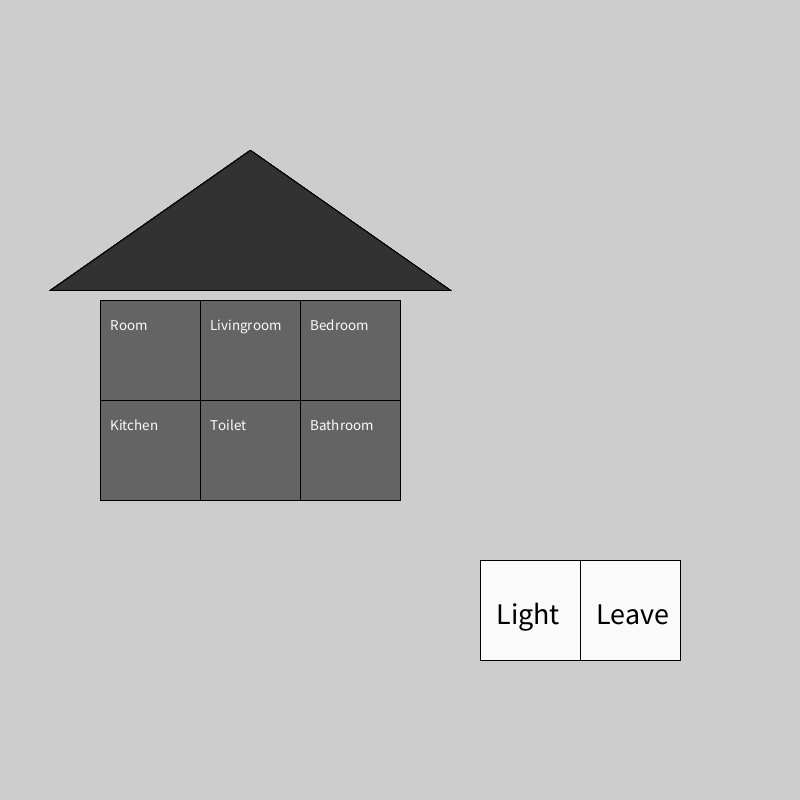
Frame 1 (no input)
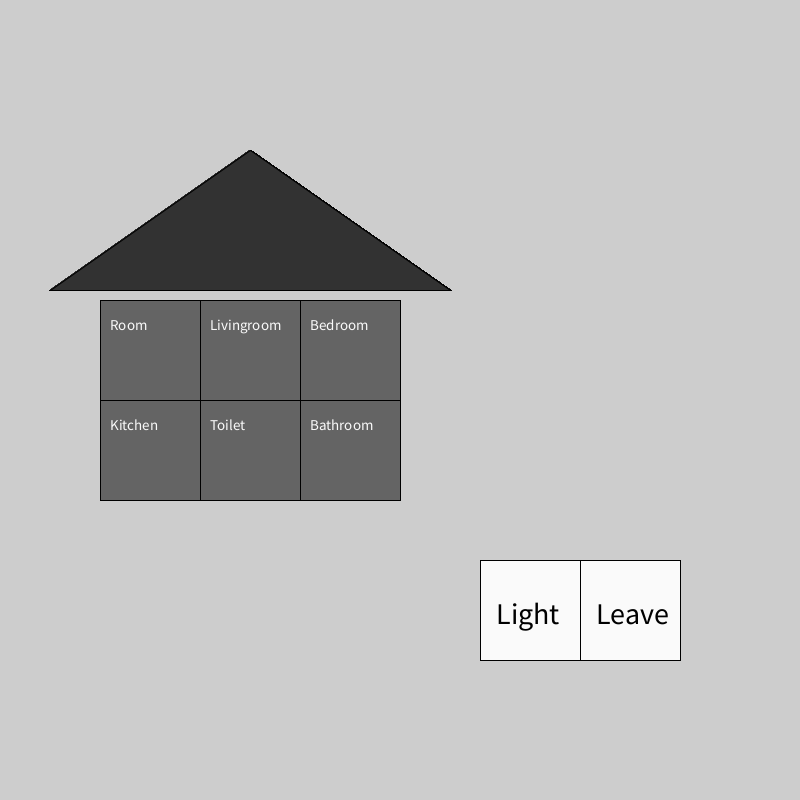
Frame 60 (the mouse pressed at the canvas centre just before this capture)
Frame 120 (the mouse held since frame 60 and released just before this capture): identical to frame 60, image omitted

The Processing sketch that drew these frames (run headless with seeded random() and noise(); from frame 60 on, the mouse is pressed at the canvas centre):

// Processing sketch: house
// ── house.pde
//lav et rum //<>// //<>// //<>//
Room[] house = new Room[6]; //Opg 6

void setup() {
  size(800, 800);
  background(205);

  //Opg 7
  house[0] = new Room("Room", false, 100, 300);
  house[1] = new Room("Kitchen", false, 100, 400);
  house[2] = new Room("Livingroom", false, 200, 300);
  house[3] = new Room("Toilet", false, 200, 400);
  house[4] = new Room("Bedroom", false, 300, 300);
  house[5] = new Room("Bathroom", false, 300, 400);
}

void draw() {

  // tegn taget
  //Opg 8
  for (int i = 0; i < house.length; i++) {
    house[i].drawRoof(); /* Opgave 5
     fill(50);
     triangle(50, 290, 250, 150, 450, 290); */

    // tegn rum
    house[i].drawRoom();
  }

  rect(width*0.6, height*0.7, 100, 100);
  rect((width*0.6)+100, height*0.7, 100, 100);
  fill(0);
  textSize(30);
  text("Light", width*0.62, height*0.78);
  text("Leave", (width*0.62)+100, height*0.78);
  textSize(20);
}

void checkHouse() {
  boolean found = false;
  
  for (int i = 0; i < house.length; i++) {
    if (house[i].isLightOn() == true) {
      println("WOW turn off the light in the " + house[i].getRoomName());
      found = true;
    }
  }
  if (!found) {
    println("All right! You're ready to go!");
  } else {
    println("you forgot something");
  }
}

void mouseClicked() {
  // lav baggrund
  background(205);
  fill(105);
  rect(80, 680, 300, 30);
  fill(250);

  // find ud af om vi tænder eller slukker lyset
  /*//Opg 8
  for (int i = 0; i < house.length; i++) {
    if (house[i].isRoomClicked(mouseX, mouseY)) {
      if (house[i].light) {
        house[i].setLight(false);
        text("Turning off the light in "+house[i].getRoomName(), 100, 700);
      } else {
        house[i].setLight(true);
        text("Turning on the light in "+house[i].getRoomName(), 100, 700);
      }
    }

    //Opg 9
    else if (mouseX >= 500 && mouseX <= 600 && mouseY >= 600 && mouseY <= 700) {
      if (house[i].light) {
        house[i].setLight(false);
        text("Turning off light in house", 100, 700);
      } else {
        house[i].setLight(true);
        text("Turning on the light in house", 100, 700);
      }
    }
  }*/
  
  //Opg 11
  for (int i = 0; i < house.length; i++) {
    house[i].lightSwitch();
  }
  
  //Opg 10
  if (mouseX >= 600 && mouseX <= 700 && mouseY >= 600 && mouseY <= 700) {
    checkHouse();
  }
}

// ── Room.pde
class Room {
  //klssens tilstand
  
  boolean light; //er lyset tændt eller slukket
  String name; // rummets navn
  float xPos, yPos; // x og y pos for rummets øverste venstre hjørne
  int height = 100; // konstant højden på rummet
  int width = 100; // konstant bredden på rummet

  //konstruktør
  Room(String n, boolean onOff, float x, float y) {
    name = n; 
    light = onOff;
    xPos = x;
    yPos = y;
  }

  // settters
  void setLight(boolean l) {
    light = l;
  }

  void setName(String n) {
    name = n;
  }

  // getters
  boolean isLightOn() {
    return light;
  }

  String getRoomName() {
    return name;
  }

  void drawRoom() {
    if (light)
      fill(205);
    else
      fill(100);
    //the upper-left corner, the third sets the width, and the fourth sets the height.
    rect(xPos, yPos, width, height);
    textSize(15);
    fill(250);
    text(name, xPos+10, yPos+30);
  }

  boolean isRoomClicked(float x, float y) {
    if ((x > xPos) && (x < xPos+width) && (y>yPos) && (y < yPos+height))
      return true;
    else 
    return false;
  }
  
  //Opg 5
  void drawRoof() {
    fill(50);
    triangle(50, 290, 250, 150, 450, 290);
  }
  
  //Opg 11
  //Alle funktionskald er erstattet med hvad de gør, da de ellers ikke virker
  void lightSwitch() {
    if ((mouseX > xPos) && (mouseX < xPos+width) && (mouseY>yPos) && (mouseY < yPos+height)) {
      if (light) {
        light = false;
        text("Turning off the light in "+name, 100, 700);
      } else {
        light = true;
        text("Turning on the light in "+name, 100, 700);
      }
    }

    else if (mouseX >= 500 && mouseX <= 600 && mouseY >= 600 && mouseY <= 700) {
      if (light) {
        light = false;
        text("Turning off light in house", 100, 700);
      } else {
        light = true;
        text("Turning on the light in house", 100, 700);
      }
    }
  }
}
